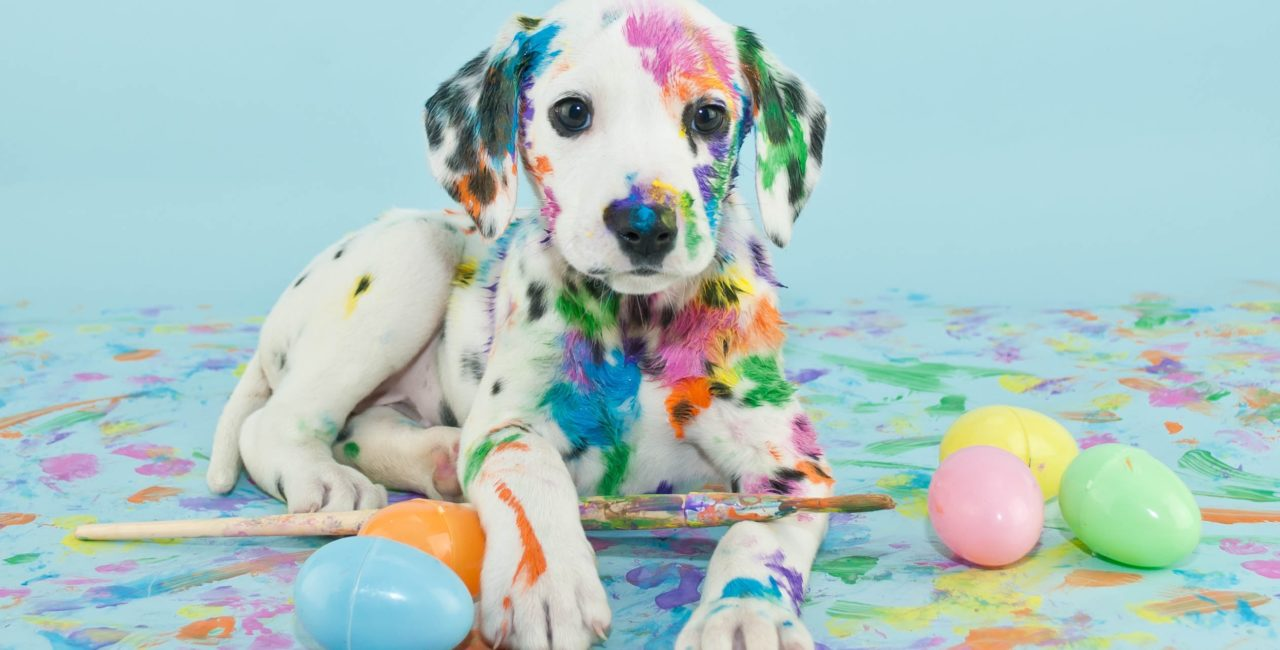
#> input picture week08/image_dog.png, 1280 x 650 px
$ jupyter execute 2374802010414_LeTranDongQuan_252_71ITAI40603_0101_Lab07.ipynb
#> lines starting #> are read from the running program, lines starting #| are printed output that depends on the picture; after the words box and inside, x2 and y2 are one past the last pixel; in counts of white or black regions, pixels touching at a corner belong together
[cell 1]
import cv2 as cv
import numpy as np
import matplotlib.pyplot as quan

[cell 2]
# Đọc ảnh
img = cv.imread('image_dog.png')
#> img is the input picture: shape (650, 1280, 3); mean B, G, R 195.5, 197.6, 172.9
if img is None:
    raise FileNotFoundError("Không tìm thấy file image_dog.png")

gray = cv.cvtColor(img, cv.COLOR_BGR2GRAY)
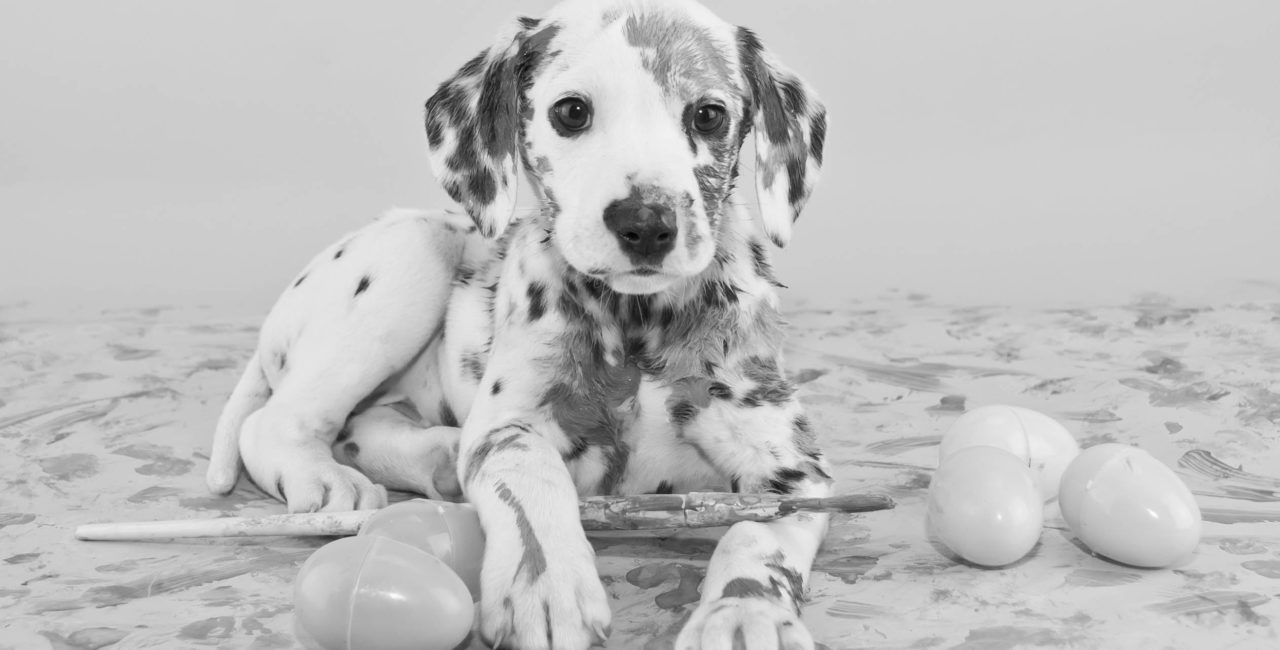
#> gray: shape (650, 1280); min 0, max 252, mean 190

# Hiển thị ảnh gốc
quan.figure(figsize=(8,6))
quan.imshow(cv.cvtColor(img, cv.COLOR_BGR2RGB))
quan.title('Ảnh gốc (image_dog.png)')
quan.axis('off')
quan.show()

[cell 3]
# Ngưỡng nhị phân đơn giản: pixel > 127 -> 255, ngược lại -> 0
ret, thresh_binary = cv.threshold(gray, 127, 255, cv.THRESH_BINARY)
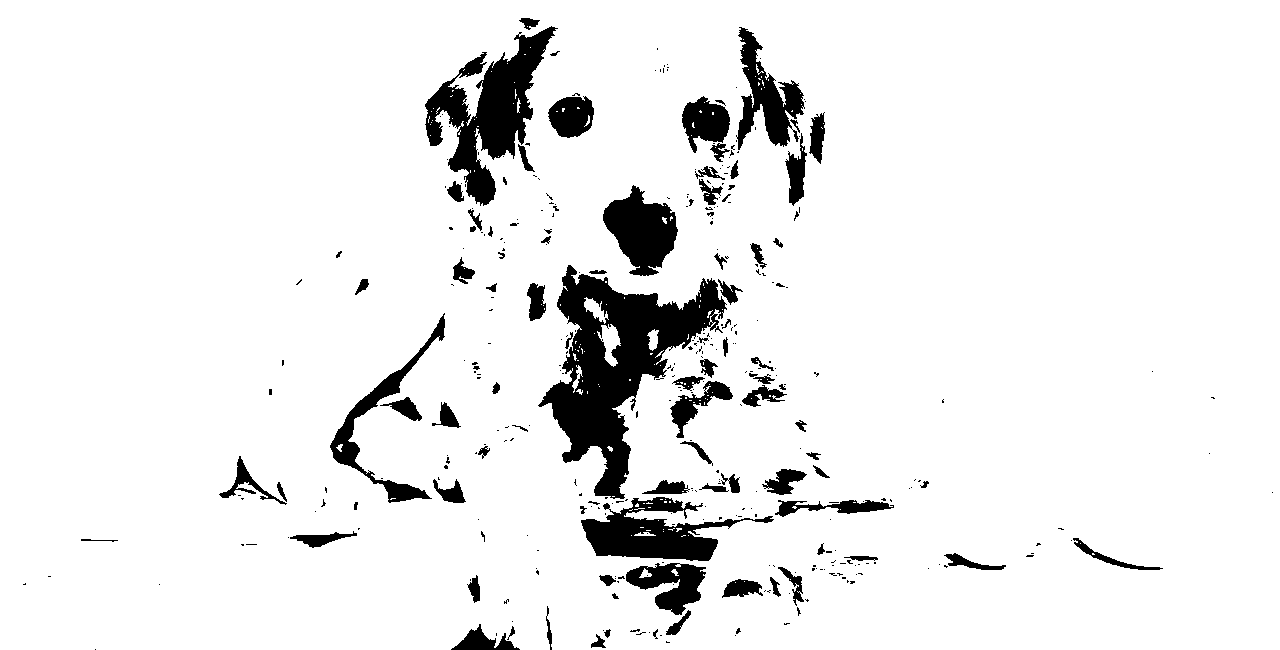
#> thresh_binary: shape (650, 1280); 92.4% white; 370 black regions (273 under 20 px), largest, box (x1, y1, x2, y2) and area: (538, 265, 727, 499) 16426, (425, 26, 558, 206) 8931, (581, 497, 774, 561) 5410

# Ngưỡng thích nghi (adaptive threshold): tính ngưỡng cục bộ dựa trên vùng lân cận
# Tham số: 11 là kích thước vùng lân cận, 2 là hằng số trừ đi
thresh_adapt = cv.adaptiveThreshold(gray, 255, cv.ADAPTIVE_THRESH_GAUSSIAN_C,
                                    cv.THRESH_BINARY, 11, 2)
#> thresh_adapt: shape (650, 1280); 82.7% white; black in thin lines or dots

# Hiển thị kết quả so sánh
quan.figure(figsize=(15,5))
quan.subplot(1,3,1)
quan.imshow(gray, cmap='gray')
quan.title('Ảnh xám gốc')
quan.axis('off')

quan.subplot(1,3,2)
quan.imshow(thresh_binary, cmap='gray')
quan.title('Ngưỡng nhị phân (127)')
quan.axis('off')

quan.subplot(1,3,3)
quan.imshow(thresh_adapt, cmap='gray')
quan.title('Ngưỡng thích nghi (Gaussian)')
quan.axis('off')
quan.show()

[cell 4]
# Otsu: tự động tính ngưỡng dựa trên histogram, tối ưu phương sai giữa các lớp
# Tham số 0 và THRESH_OTSU báo hiệu dùng Otsu
ret_otsu, thresh_otsu = cv.threshold(gray, 0, 255, cv.THRESH_BINARY + cv.THRESH_OTSU)
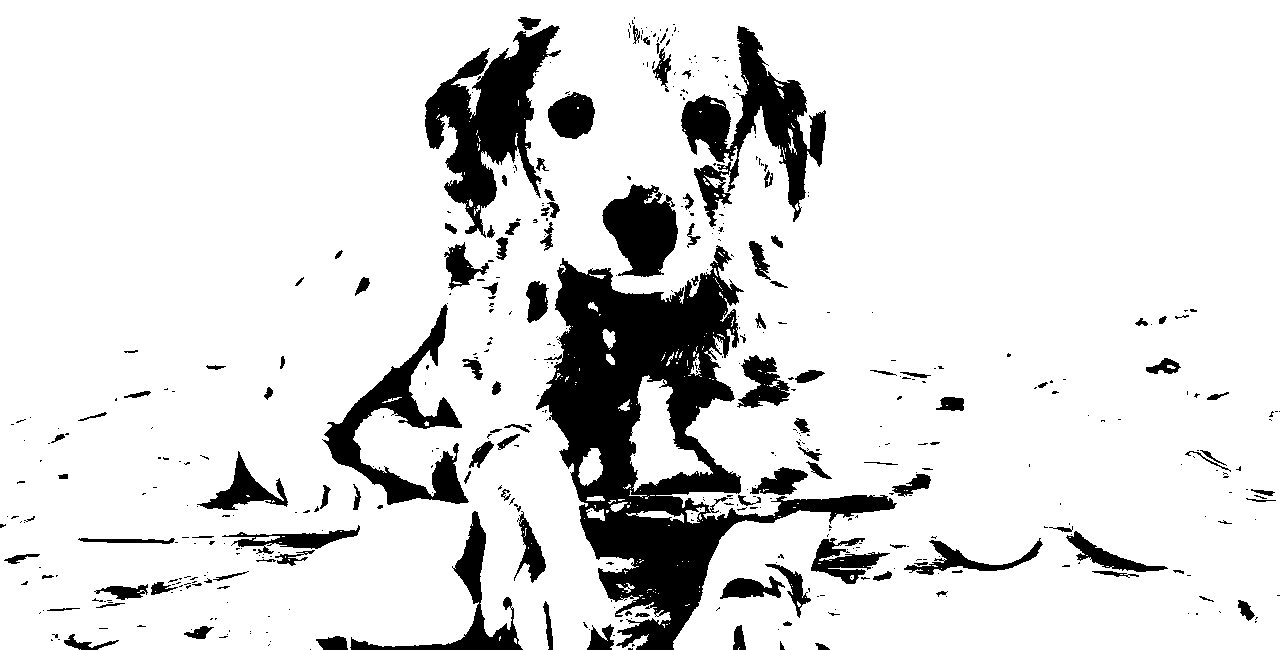
#> thresh_otsu: shape (650, 1280); 86.9% white; 496 black regions (371 under 20 px), largest, box (x1, y1, x2, y2) and area: (536, 245, 897, 650) 43985, (425, 25, 561, 238) 11747, (681, 26, 826, 227) 9858
#> ret_otsu = 157

quan.figure(figsize=(10,5))
quan.subplot(1,2,1)
quan.imshow(gray, cmap='gray')
quan.title('Ảnh xám gốc')
quan.axis('off')

quan.subplot(1,2,2)
quan.imshow(thresh_otsu, cmap='gray')
quan.title(f'Otsu threshold (ngưỡng = {ret_otsu:.2f})')
quan.axis('off')
quan.show()

[cell 5]
# Chuyển ảnh thành mảng 1 chiều các điểm ảnh RGB (mỗi điểm là vector 3 chiều)
data = img.reshape((-1, 3))
data = np.float32(data)   # K-means yêu cầu dữ liệu float32

# Tham số K-means: K=3 cụm, lặp tối đa 10 lần, tiêu chuẩn dừng = 1.0
K = 3
criteria = (cv.TERM_CRITERIA_EPS + cv.TERM_CRITERIA_MAX_ITER, 10, 1.0)
_, labels, centers = cv.kmeans(data, K, None, criteria, 10, cv.KMEANS_RANDOM_CENTERS)
#> centers = [[104.8, 108, 75.85], [217.7, 214.2, 182.5], [149, 173.3, 181.2]]

# Gán lại màu cho mỗi điểm ảnh theo cụm
centers = np.uint8(centers)
#> centers = [[104, 108, 75], [217, 214, 182], [149, 173, 181]]
segmented_data = centers[labels.flatten()]
segmented_img = segmented_data.reshape(img.shape)

# Hiển thị ảnh gốc và ảnh phân đoạn bằng K-means
quan.figure(figsize=(10,5))
quan.subplot(1,2,1)
quan.imshow(cv.cvtColor(img, cv.COLOR_BGR2RGB))
quan.title('Ảnh gốc')
quan.axis('off')

quan.subplot(1,2,2)
quan.imshow(cv.cvtColor(segmented_img, cv.COLOR_BGR2RGB))
quan.title(f'Phân đoạn K-means (K={K})')
quan.axis('off')
quan.show()
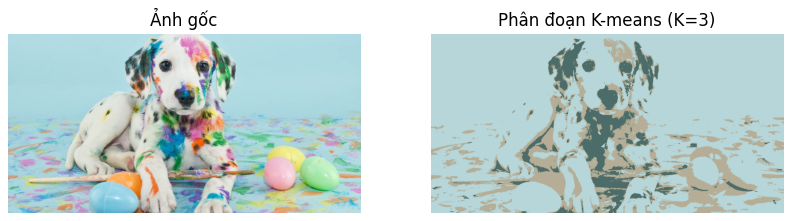
#> figure drawn by matplotlib, 2 panels

[cell 6]
# Định nghĩa hàm region growing
def region_growing(img_gray, seed, threshold):
    """
    img_gray: ảnh grayscale
    seed: (x,y) điểm bắt đầu
    threshold: ngưỡng sai khác cường độ sáng cho phép
    """
#> called with seed = (640, 325), threshold = 30
    h, w = img_gray.shape
#> h = 650; w = 1280
    segmented = np.zeros_like(img_gray, dtype=np.uint8)  # ảnh kết quả
    visited = np.zeros_like(img_gray, dtype=bool)        # đánh dấu đã xét
    stack = [seed]
#> stack = [(640, 325)]
    visited[seed[1], seed[0]] = True
    seed_val = img_gray[seed[1], seed[0]]                # giá trị cường độ tại seed
#> seed_val = 44

    while stack:
        x, y = stack.pop()
        segmented[y, x] = 255                            # tô trắng vùng được chọn
        # Xét 8 lân cận (kể cả chéo)
        for dx in [-1, 0, 1]:
            for dy in [-1, 0, 1]:
                if dx == 0 and dy == 0:
                    continue
                nx, ny = x + dx, y + dy
                if 0 <= nx < w and 0 <= ny < h and not visited[ny, nx]:
                    # Nếu chênh lệch cường độ <= threshold thì thêm vào vùng
                    if abs(int(img_gray[ny, nx]) - int(seed_val)) <= threshold:
                        visited[ny, nx] = True
                        stack.append((nx, ny))
#> segmented: shape (650, 1280); 0.17% white; 1 white region, box (x1, y1, x2, y2) and area: (619, 295, 654, 370) 1425
#> after the loop, stack = []
    return segmented

# Chọn seed là tâm của ảnh
h, w = gray.shape
seed_point = (w // 2, h // 2)
threshold_val = 30   # ngưỡng càng lớn thì vùng càng rộng

region_result = region_growing(gray, seed_point, threshold_val)

quan.figure(figsize=(10,5))
quan.subplot(1,2,1)
quan.imshow(gray, cmap='gray')
quan.plot(seed_point[0], seed_point[1], 'ro', markersize=8)  # chấm đỏ tại seed
quan.title('Ảnh gốc + điểm gieo (tâm)')
quan.axis('off')

quan.subplot(1,2,2)
quan.imshow(region_result, cmap='gray')
quan.title(f'Region growing (ngưỡng={threshold_val})')
quan.axis('off')
quan.show()
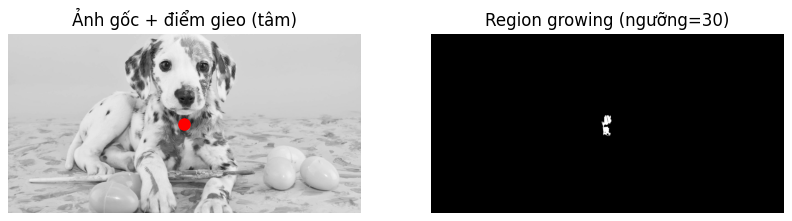
#> figure drawn by matplotlib, 2 panels

[cell 7]
# Hàm kiểm tra tính đồng nhất của một vùng (dựa trên phương sai)
def is_homogeneous(region, threshold=30):
    return np.var(region) < threshold

# Hàm chia (split) đệ quy: chia block thành 4 nếu không đồng nhất
def split_quad(image, x, y, size, threshold, result):
    if size < 8:   # kích thước block tối thiểu, dừng chia
        result[y:y+size, x:x+size] = np.mean(image[y:y+size, x:x+size])
        return
    sub = image[y:y+size, x:x+size]
    if is_homogeneous(sub, threshold):
        # Nếu đồng nhất, gán giá trị trung bình cho toàn block
        result[y:y+size, x:x+size] = np.mean(sub)
    else:
        # Chia làm 4
        half = size // 2
        split_quad(image, x, y, half, threshold, result)
        split_quad(image, x+half, y, half, threshold, result)
        split_quad(image, x, y+half, half, threshold, result)
        split_quad(image, x+half, y+half, half, threshold, result)

# Hàm split-merge tổng thể
def split_merge(image, threshold=30):
#> called with threshold = 40
    h, w = image.shape
#> h = 650; w = 1280
    result = np.zeros_like(image, dtype=np.float32)
    split_quad(image, 0, 0, min(h, w), threshold, result)
#> in split_quad, `half = size // 2`: half = 325
#> in split_quad (call 2), `result[y:y+size, x:x+size] = np.mean(sub)`: result: shape (650, 1280) float32; values 0 (black) and 204.4 (white), 12.7% white; 1 white region
#> call 3 of split_quad, with x = 325, y = 0, size = 325, threshold = 40
#> in split_quad (call 3), `sub = image[y:y+size, x:x+size]`:
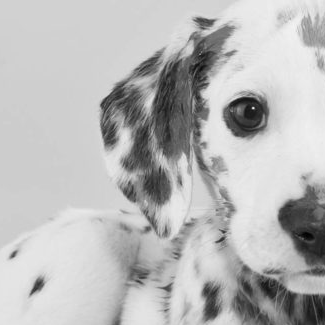
#> sub: shape (325, 325); min 0, max 244, mean 184.4
#> in split_quad (call 3), `half = size // 2`: half = 162
#> in split_quad (call 5), `result[y:y+size, x:x+size] = np.mean(sub)`: result: shape (650, 1280) float32; min 0, max 208.1, mean 27.6
#> in split_quad (call 6), `sub = image[y:y+size, x:x+size]`:
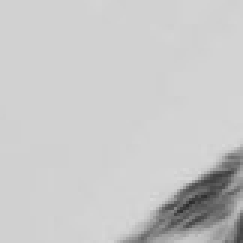
#> sub: shape (81, 81) (shown 3 times larger); min 43, max 218, mean 200.3
#> in split_quad (call 6), `half = size // 2`: half = 40
#> in split_quad (call 11), `result[y:y+size, x:x+size] = np.mean(sub)`:
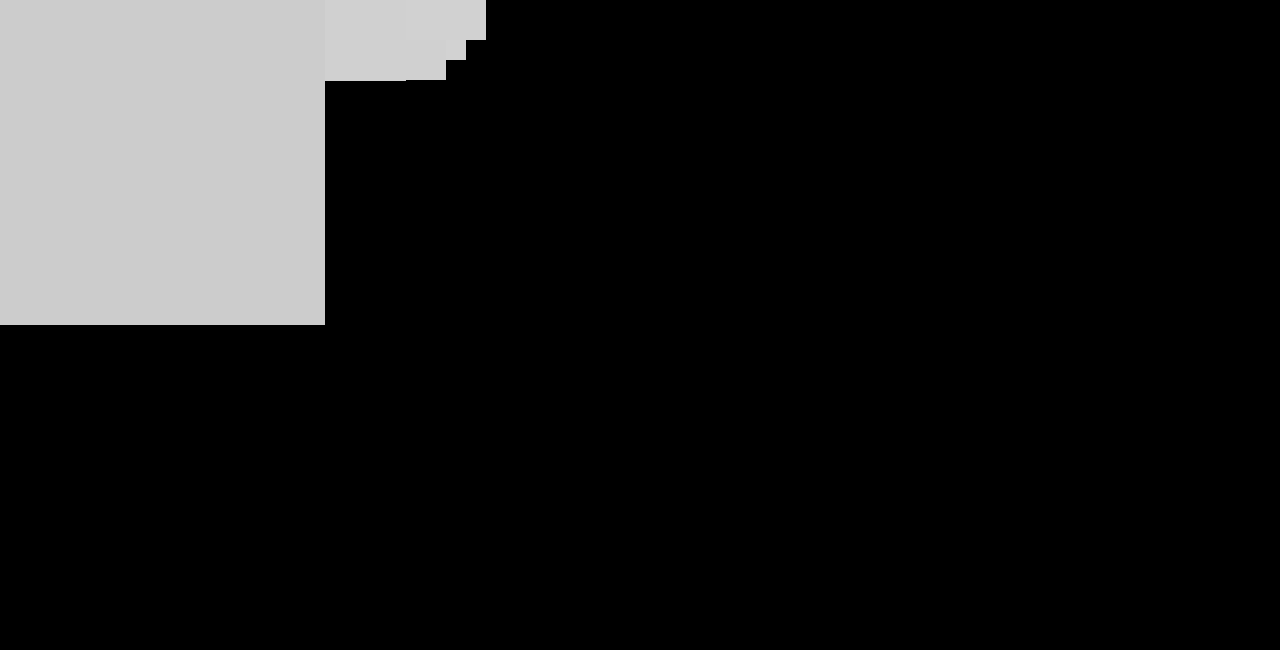
#> result: shape (650, 1280) float32; min 0, max 210.7, mean 28.9
#> in split_quad (call 13), `result[y:y+size, x:x+size] = np.mean(sub)`: result: shape (650, 1280) float32; 0.01% of pixels changed, all inside (x1, y1, x2, y2) = (466, 40, 476, 50)
#> in split_quad (call 14), `result[y:y+size, x:x+size] = np.mean(sub)`: result: shape (650, 1280) float32; min 0, max 211.5, mean 28.9
#> in split_quad (call 16), `result[y:y+size, x:x+size] = np.mean(image[y:y+size, x:x+size])`: result: shape (650, 1280) float32; min 0, max 211.5, mean 29
#> in split_quad (call 17), `result[y:y+size, x:x+size] = np.mean(image[y:y+size, x:x+size])`: result: shape (650, 1280) float32; min 0, max 211.5, mean 29
#> in split_quad (call 18), `result[y:y+size, x:x+size] = np.mean(image[y:y+size, x:x+size])`: result: shape (650, 1280) float32; min 0, max 211.5, mean 29
#> in split_quad (call 19), `result[y:y+size, x:x+size] = np.mean(image[y:y+size, x:x+size])`: result: shape (650, 1280) float32; min 0, max 211.5, mean 29
#> in split_quad (call 21), `result[y:y+size, x:x+size] = np.mean(image[y:y+size, x:x+size])`: result: shape (650, 1280) float32; min 0, max 211.5, mean 29
#> in split_quad (call 22), `result[y:y+size, x:x+size] = np.mean(image[y:y+size, x:x+size])`: result: shape (650, 1280) float32; min 0, max 211.5, mean 29
#> in split_quad (call 23), `result[y:y+size, x:x+size] = np.mean(image[y:y+size, x:x+size])`: result: shape (650, 1280) float32; min 0, max 211.5, mean 29
#> in split_quad (call 24), `result[y:y+size, x:x+size] = np.mean(image[y:y+size, x:x+size])`: result: shape (650, 1280) float32; min 0, max 211.5, mean 29
#> in split_quad (call 25), `sub = image[y:y+size, x:x+size]`:
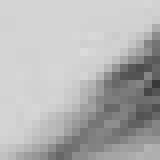
#> sub: shape (20, 20) (shown 8 times larger); min 57, max 218, mean 178.9
#> in split_quad (call 25), `half = size // 2`: half = 10
#> in split_quad (call 26), `result[y:y+size, x:x+size] = np.mean(sub)`: result: shape (650, 1280) float32; min 0, max 211.5, mean 29
#> in split_quad (call 28), `result[y:y+size, x:x+size] = np.mean(image[y:y+size, x:x+size])`: result: shape (650, 1280) float32; min 0, max 211.5, mean 29
#> in split_quad (call 29), `result[y:y+size, x:x+size] = np.mean(image[y:y+size, x:x+size])`: result: shape (650, 1280) float32; min 0, max 211.5, mean 29
#> in split_quad (call 30), `result[y:y+size, x:x+size] = np.mean(image[y:y+size, x:x+size])`: result: shape (650, 1280) float32; min 0, max 211.5, mean 29
#> in split_quad (call 31), `result[y:y+size, x:x+size] = np.mean(image[y:y+size, x:x+size])`: result: shape (650, 1280) float32; min 0, max 211.5, mean 29
#> in split_quad (call 33), `result[y:y+size, x:x+size] = np.mean(image[y:y+size, x:x+size])`: result: shape (650, 1280) float32; min 0, max 211.5, mean 29
    return np.uint8(result)

# Áp dụng lên ảnh xám (ngưỡng đồng nhất = 40)
split_merge_result = split_merge(gray, threshold=40)

quan.figure(figsize=(10,5))
quan.subplot(1,2,1)
quan.imshow(gray, cmap='gray')
quan.title('Ảnh xám gốc')
quan.axis('off')

quan.subplot(1,2,2)
quan.imshow(split_merge_result, cmap='gray')
quan.title('Phân đoạn Split & Merge')
quan.axis('off')
quan.show()

[cell 8]
# Dùng bộ lọc Canny để phát hiện biên (ngưỡng dưới 50, ngưỡng trên 150)
edges = cv.Canny(gray, 50, 150)

# Đóng các lỗ hổng trên biên bằng phép toán morphology (dilate + erode)
kernel = np.ones((3,3), np.uint8)
edges_closed = cv.morphologyEx(edges, cv.MORPH_CLOSE, kernel, iterations=2)

# Tìm các đường viền (contour) từ ảnh biên đã đóng
contours, _ = cv.findContours(edges_closed, cv.RETR_EXTERNAL, cv.CHAIN_APPROX_SIMPLE)
#> contours = 90 contours, 24 with area under 20; largest, box (x1, y1, x2, y2) and area: (330, 0, 1241, 650) 120493, (74, 365, 364, 577) 6692, (546, 89, 595, 141) 1791, (493, 478, 547, 589) 1670, (173, 601, 295, 646) 1449

# Tạo ảnh kết quả, tô màu ngẫu nhiên từng vùng
segmented_edge = np.zeros_like(img)
for cnt in contours:
    if cv.contourArea(cnt) > 100:   # Bỏ qua các vùng quá nhỏ (nhiễu)
        color = np.random.randint(0, 255, 3).tolist()  # màu ngẫu nhiên
        cv.drawContours(segmented_edge, [cnt], -1, color, thickness=cv.FILLED)
#> this loop made 90 passes
#> color on passes 12, 16, 17, 19, 22, 23, 27, 28, 32, 33, 35, 36: [172, 47, 117], [192, 67, 251], [195, 103, 9], [211, 21, 242], [36, 87, 70], [216, 88, 140], [58, 193, 230], [39, 87, 174], [88, 81, 165], [25, 77, 72], [9, 148, 115], [208, 243, 197]
#> cnt on pass 20: [[250, 596], [259, 596]]

# Hiển thị ảnh gốc, ảnh biên Canny, và kết quả phân đoạn
quan.figure(figsize=(15,5))
quan.subplot(1,3,1)
quan.imshow(gray, cmap='gray')
quan.title('Ảnh xám gốc')
quan.axis('off')

quan.subplot(1,3,2)
quan.imshow(edges, cmap='gray')
quan.title('Biên Canny')
quan.axis('off')

quan.subplot(1,3,3)
quan.imshow(cv.cvtColor(segmented_edge, cv.COLOR_BGR2RGB))
quan.title('Phân đoạn dựa trên biên')
quan.axis('off')
quan.show()
